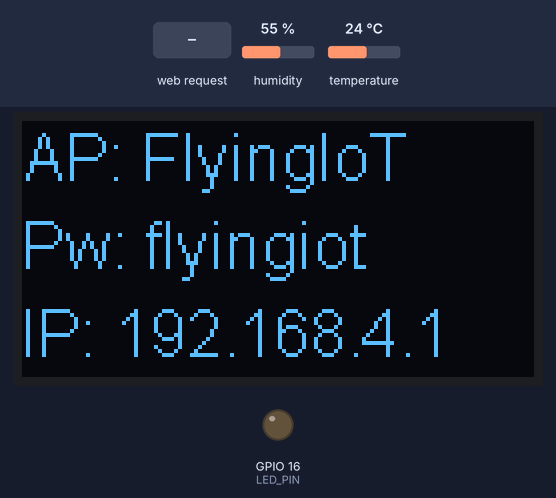
Bench run of a sketch on a simulated ESP32. Parts: 128×64 one-colour display, output pins drawn as LEDs (lit = HIGH). The inputs (shaded band) are chosen by the test bench; at power-on: humidity 55 %, temperature 24 °C. What the sketch prints to the serial monitor is not drawn.

Above: at 1.8 s.
1.9 s: HTTP request GET /dhttxt received
At 2.2 s:
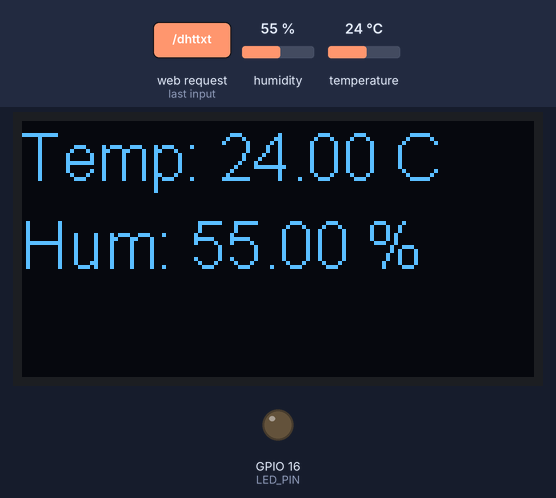
3.4 s: HTTP request GET /ledon received
At 3.9 s:
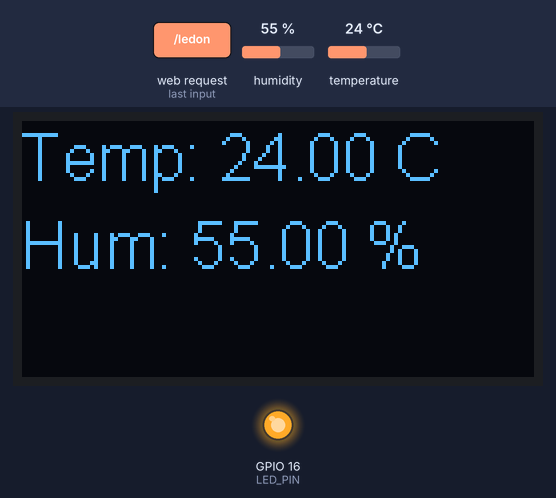
4.9 s: HTTP request GET /ledoff received
At 6.2 s:
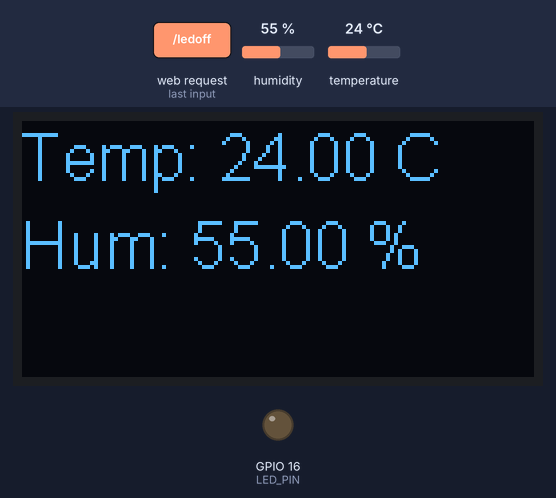
Timing chart, 0 to 7.9 s (numbered marks = the images above; inputs shaded):
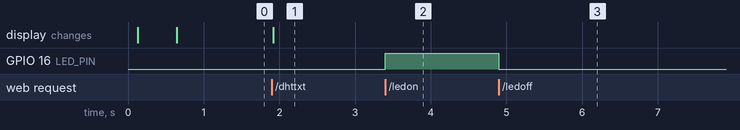

The sketch:

ESP32_WEB_AP.ino
```cpp
#include "./Config.h"

#include <dht.h>
#include "SSD1306.h"
#include <WiFiClient.h>
#include <ESP32WebServer.h>
#include "WiFi.h"

dht DHT;
SSD1306 display(OLED_ADDRESS, SDA_PIN, SCL_PIN);
ESP32WebServer server(80);

void setup() {
  Serial.begin(115200);
  Serial.println();

  // Initialising LED
  pinMode(LED_PIN, OUTPUT);
  digitalWrite(LED_BUILTIN, LOW);

  // Initialising the display too.
  SetupOLED();
  delay(100);

  drawText("Creating WiFi AP...", "", "");

  // We start by connecting to a WiFi network
  WiFi.mode(WIFI_STA);
  WiFi.disconnect();
  delay(500);

  Serial.println();
  Serial.println();
  Serial.print("Creating WiFi AP ");
  Serial.println(ssid);

  WiFi.softAP(ssid, password);

  Serial.println("");
  Serial.println("WiFi is available.");
  Serial.println("IP address: ");
  Serial.println(WiFi.softAPIP());
  drawText("AP: " + String(ssid), "Pw: " + String(password), "IP: " +  WiFi.softAPIP().toString());

  server.on("/", handleRoot);
  server.on("/hello", handleHello);
  server.onNotFound(handleNotFound);

  server.on("/dhttxt", handleDHTTXT);
  server.on("/dhtjson", handleDHTJSON);

  server.on("/ledon", handleLEDon);
  server.on("/ledoff", handleLEDoff);

  server.begin();
  Serial.println("HTTP server started");
}


void loop() {
  server.handleClient();
}
```

DHT22.ino
```cpp
// USE THIS: https://github.com/RobTillaart/Arduino/tree/master/libraries/DHTstable

void PrintDHT() {
  String tempStr = "Temp: " + String(DHT.temperature) + " C";
  String humStr = "Hum: " + String(DHT.humidity) + " %";
  drawText(tempStr, humStr, "");
}
```

OLED.ino
```cpp
void SetupOLED() {
  display.init();

  display.flipScreenVertically();
  display.setFont(ArialMT_Plain_16);
  display.setTextAlignment(TEXT_ALIGN_LEFT);
}

void drawText(String textLine1, String textLine2, String textLine3) {
  display.clear();
  display.drawString(0, 0, textLine1);
  display.drawString(0, 22, textLine2);
  display.drawString(0, 44, textLine3);
  display.display();
}
```

Web.ino
```cpp
void handleRoot() {
  String message = "<html><body>";
  message += "<b>GROOOOOT!</b></br></br>";
  message += "<a href='/hello'>Hello</a></br></br></br>";

  message += "<a href='/dhttxt'>DHT22 txt</a></br></br>";
  message += "<a href='/dhtjson'>DHT22 JSON</a></br></br></br>";

  message += "<a href='/ledon'>LED on</a></br></br>";
  message += "<a href='/ledoff'>LED off</a>";

  message += "</body></html>";
  server.send(200, "text/html", message);
}

void handleHello() {
  server.send(200, "text/plain", "Hello from ESP32!");
}

void handleDHTTXT() {
  int chk = DHT.read22(DHT22_PIN);

  String message = "";
  if (chk == DHTLIB_OK) {
    String tempStr = "Temp: " + String(DHT.temperature) + " C";
    String humStr = "Hum: " + String(DHT.humidity) + " %";
    drawText(tempStr, humStr, "");

    message += tempStr + "\n";
    message += humStr + "\n";

  } else {
    drawText("DHT read error!!!", "", "");
    message += "DHT read error!!!";
  }

  server.send(200, "text/plain", message);
}

void handleDHTJSON() {
  int chk = DHT.read22(DHT22_PIN);

  String message = "";
  if (chk == DHTLIB_OK) {
    PrintDHT();

    message += "{\"dht\": {\n";
    message += "  \"temperature\": " + String(DHT.temperature) + ",\n";
    message += "  \"humidity\": " + String(DHT.humidity) + "\n";
    message += "  }\n";
    message += "}\n";

  } else {
    drawText("DHT read error!!!", "", "");
    message += "{ \"error\" : \"true\" }";
  }

  server.send(200, "application/json", message);
}

void handleLEDon(){
  digitalWrite(LED_PIN, HIGH);
  server.send(200, "text/plain", "on");
}

void handleLEDoff(){
  digitalWrite(LED_PIN, LOW);
  server.send(200, "text/plain", "off");
}

void handleNotFound(){
  String message = "File Not Found\n\n";
  message += "URI: ";
  message += server.uri();
  message += "\nMethod: ";
  message += (server.method() == HTTP_GET)?"GET":"POST";
  message += "\nArguments: ";
  message += server.args();
  message += "\n";
  for (uint8_t i=0; i<server.args(); i++){
    message += " " + server.argName(i) + ": " + server.arg(i) + "\n";
  }
  server.send(404, "text/plain", message);
}
```

Config.h
```cpp
// DHT
#define DHT22_PIN       15

// OLED
#define OLED_ADDRESS  0x3c
#define SDA_PIN          5
#define SCL_PIN          4

// WiFi
const char* ssid     = "FlyingIoT";
const char* password = "flyingiot";

// LED
#define LED_PIN         16
```

Measured:
- after the input at 1.9 s, the display: changes at once (image 1)
- after the input at 3.4 s, GPIO 16 (LED_PIN): LOW → HIGH at once
- after the input at 4.9 s, GPIO 16 (LED_PIN): HIGH → LOW at once
